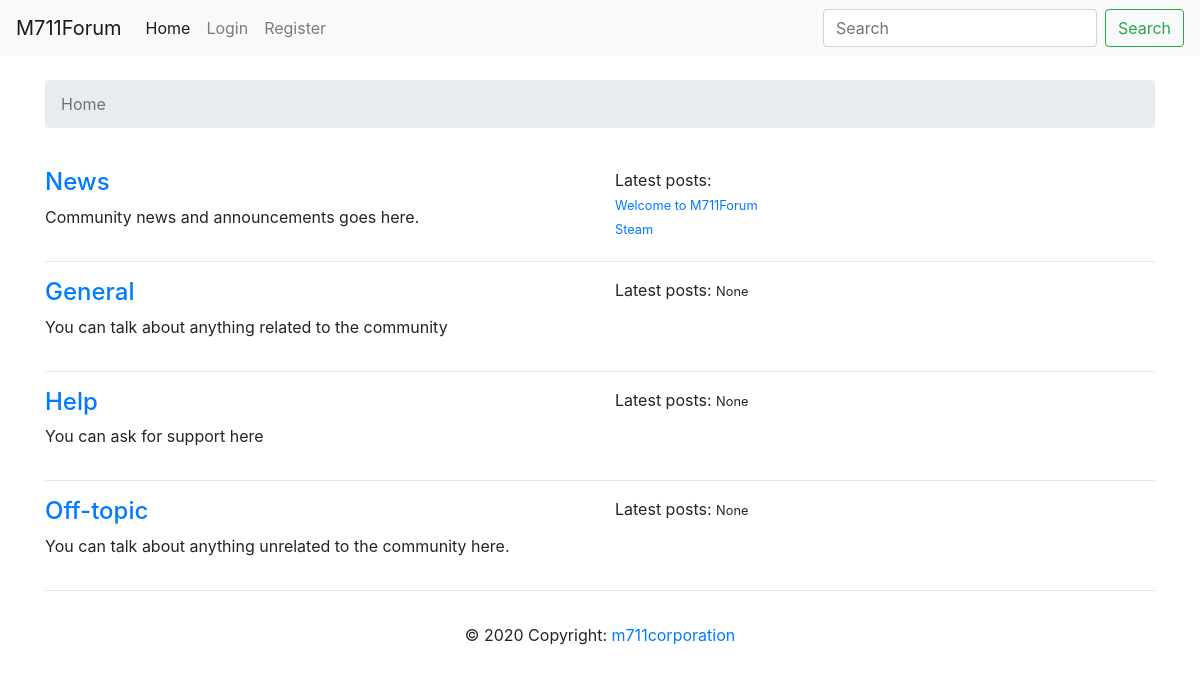
The app's page /, older data.
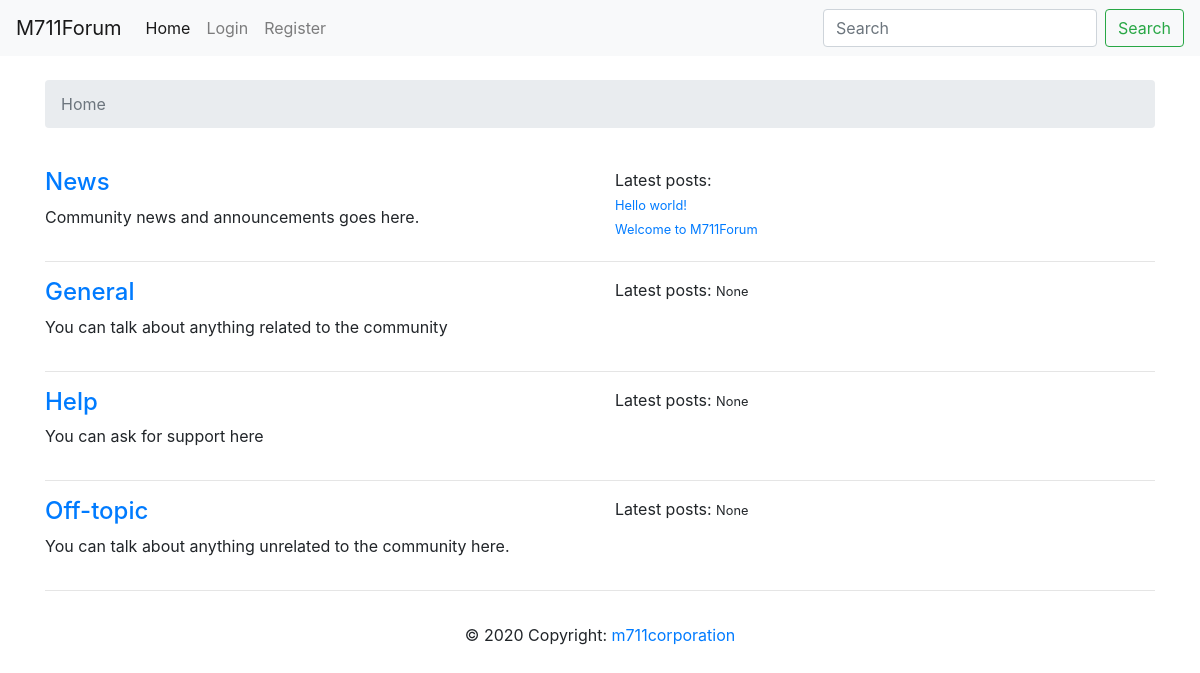
The same page, newer data.
### board/models.py (models this page shows, shortened)
class board(models.Model):
	title = models.CharField(max_length=120)
	description = models.TextField()
	slug = models.SlugField()

class post(models.Model):
	title = models.CharField(max_length=236)
	content = models.TextField()
	post_board = models.ForeignKey(board, on_delete=models.CASCADE)
	author = models.ForeignKey(User, on_delete=models.CASCADE)
	release_date = models.DateTimeField(auto_now_add=True)
	views = models.IntegerField(default=0)
	last_activity = models.DateTimeField(auto_now_add=True)

### board/views.py (the view)
# urls.py: path('', views.home, name='forum-home'),
def home(request):
	context = { 'boards': board.objects.all(), 'title': 'Home page' }
	[setattr(b, 'latest_posts', post.objects.all().filter(post_board=b).order_by('last_activity')[:3]) for b in context['boards']]
	return render(request, "board/home.html", context)

### board/templates/board/home.html
{% extends "board/base.html" %}
{% block content %}
<div class="container">
<br><nav aria-label="breadcrumb">
  <ol class="breadcrumb">
    <li class="breadcrumb-item active" aria-current="page">Home</li>
  </ol>
</nav><br>
{% for board in boards %}
<div class='row'>
	<div class='col-sm'>
		<h4><a href="{% url 'forumdisplay' board.slug %}">{{board.title}}</a></h4>
		<p>{{board.description}}</p>
	</div>
	<div class='col-sm'>
		Latest posts:
		{% if board.latest_posts %}
			{% for post in board.latest_posts %}
				<br><small><a href='{% url "postdisplay" board.slug post.pk %}'>{{post.title}}</a></small>
			{% endfor %}
		{% else %}
			<small>None</small>
		{% endif %}
	</div>
</div>
<hr>
{% endfor %}
</div>
{% endblock content %}

Row changes from the older to the newer data that the page shows:
removed post: title "Steam", shown under board "News"
added post: title "Hello world!", shown under board "News"
